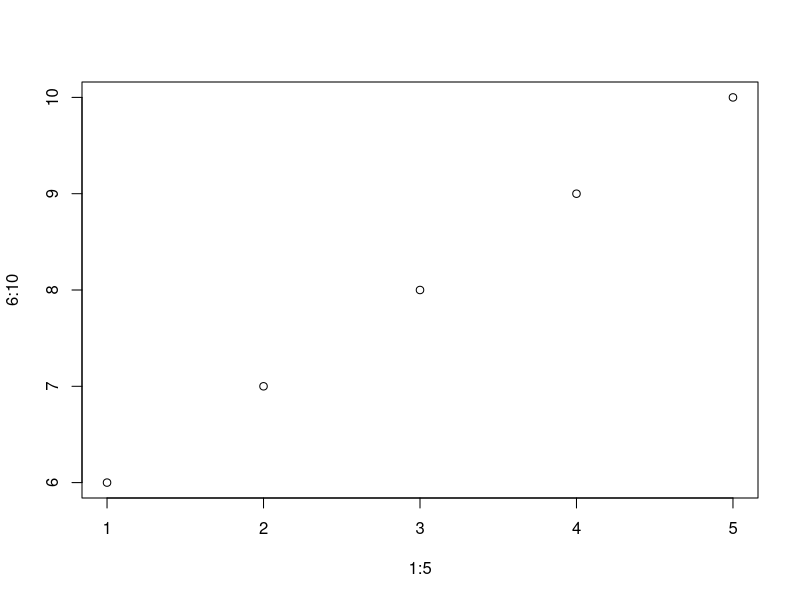

The R script that drew this image:
seq(1, 10)
sample(10, size = 5, replace = TRUE)
plot(1:5, 6:10)

# creating a new function and assigning it to the variable roll
# the function has a default sequence of 1:6 
roll <- function(x = 1:6){
  d <- sample(x, 3)
  # in r, either the last evaluated expression is returned in an implicit return
  # or we can make use of an explicit return using the return function
  return(d)
}

#invoking roll, can pass a sequence or pass nothing to use default sequence
roll(seq(100,1000, by=20))

# using the concatenate function c() to combine values
d <- c(1:5, 3, 4, 5, "abc")
d

# remove all graphics objects
graphics.off()

# clear memory
rm(list = ls())
